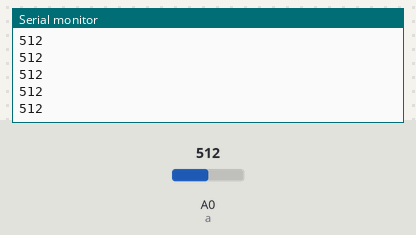
This sketch was run on a simulated Arduino Uno, built with avr-gcc and run on an emulated ATmega328P. On the bench: the last lines printed to the serial monitor. Inputs (shaded band) come from the test bench; at power-on: A0 (a) = 512.

Above: at 1.2 s.
1.3 s: A0 (a) set to 716
At 1.31 s:
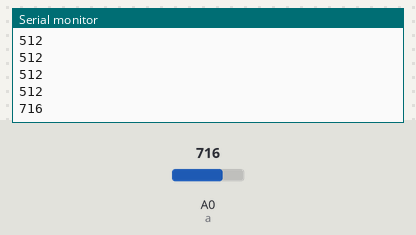
2.8 s: A0 (a) set to 900
At 2.81 s:
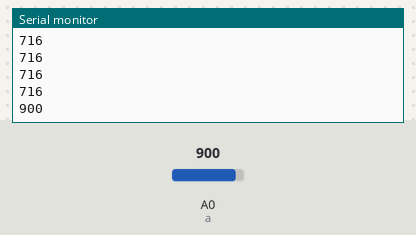
Timing chart, 0 to 5.8 s (numbered marks = the images above; inputs shaded):
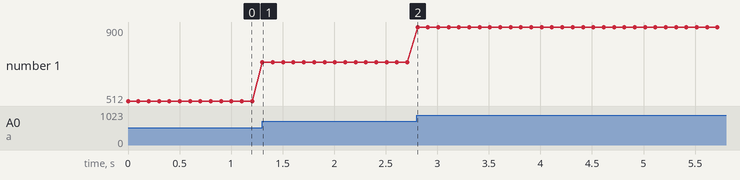

The sketch:

Serial_program.ino
```cpp
int a=A0;

void setup() {
  pinMode(a,INPUT);
  Serial.begin(9600);
  }

void loop() {
  int b=analogRead(a);
   Serial.println(b);
   delay(100);
}
```

Measured:
- after the input at 1.3 s, the serial monitor: prints a new line at once (image 1)
- after the input at 2.8 s, the serial monitor: prints a new line at once (image 2)
- plotted number 1: 512 → 716 after the input at 1.3 s, 716 → 900 after the input at 2.8 s
